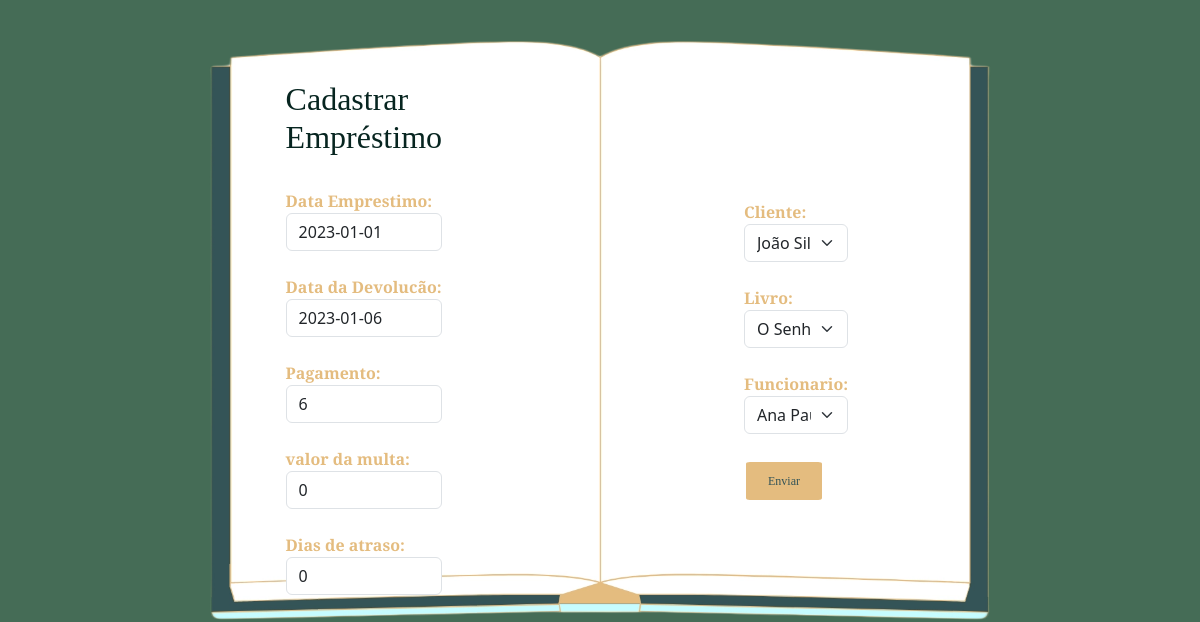
Screenshot of /emprestimo.php?id=21 (signed in) with the database file from the repository.
### tables this page shows
CREATE TABLE IF NOT EXISTS `emprestimo` (
  `idEmprestimo` INT(11) NOT NULL AUTO_INCREMENT,
  `data_emprestimo` DATE NOT NULL,
  `data_devolucao` DATE NOT NULL,
  `pagamento` INT(11) NOT NULL,
  `dias_de_atraso` INT(11) NULL DEFAULT NULL,
  `valor_multa` INT(11) NOT NULL,
  `cliente_idcliente` INT(11) NOT NULL,
  `livro_idLivro` INT(11) NOT NULL,
  `funcionario_idFuncionario` INT(11) NOT NULL,
  PRIMARY KEY (`idEmprestimo`),
  INDEX `fk_emprestimo_cliente_idx` (`cliente_idcliente` ASC) VISIBLE,
  INDEX `fk_emprestimo_livro1_idx` (`livro_idLivro` ASC) VISIBLE,
  INDEX `fk_emprestimo_funcionario1_idx` (`funcionario_idFuncionario` ASC) VISIBLE,
  CONSTRAINT `fk_emprestimo_cliente`
    FOREIGN KEY (`cliente_idcliente`)
    REFERENCES `cliente` (`idcliente`)
    ON DELETE CASCADE
    ON UPDATE NO ACTION,
  CONSTRAINT `fk_emprestimo_funcionario1`
    FOREIGN KEY (`funcionario_idFuncionario`)
    REFERENCES `funcionario` (`idFuncionario`)
    ON DELETE CASCADE
    ON UPDATE NO ACTION,
  CONSTRAINT `fk_emprestimo_livro1`
    FOREIGN KEY (`livro_idLivro`)
    REFERENCES `livro` (`idLivro`)
    ON DELETE CASCADE
    ON UPDATE NO ACTION);

### public/emprestimo.php (the view, shortened to what this page needs)
<?php
if (isset($_GET['id'])) {
    require_once "../controle/conexao.php";
    $id = $_GET['id'];
    $sql = "SELECT * FROM emprestimo WHERE idemprestimo = $id";
    $resultado = mysqli_query($conexao, $sql);
    $linha = mysqli_fetch_array($resultado);
    $data_emprestimo = $linha['data_emprestimo'];
    $data_devolucao = $linha['data_devolucao'];
    $pagamento = $linha['pagamento'];
    $dias_de_atraso = $linha['dias_de_atraso'];
    $valor_multa = $linha['valor_multa'];
}
?>
<!DOCTYPE html>
<html lang="en">
<head>
    <link href="https://cdn.jsdelivr.net/npm/bootstrap@5.3.3/dist/css/bootstrap.min.css" rel="stylesheet"
>
    <link rel="stylesheet" href="./css/estilo.css">
</head>
<body class="back2 fotoemprestimo">
    <div id="organizar_emprestimo">
            <div id="emprestimo1"><form id="formgeral" action="../controle/cadastroemprestimo.php?id=<?php echo $id; ?>" method="Post">
                <h2> Cadastrar Empréstimo </h2>
                <form action="../controle/cadastroemprestimo.php?id=<?php echo $id; ?>" method="post"><br>
                    <b>Data Emprestimo:</b>
                    <input type="text" name="data_emprestimo" class="form-control" value="<?php echo $data_emprestimo; ?>"><br>
                    <b>Data da Devolucão:</b>
                    <input type="text" name="data_devolucao" class="form-control" value="<?php echo $data_devolucao; ?>"><br>
                    <b>Pagamento:</b>
                    <input type="text" name="pagamento" class="form-control" value="<?php echo $pagamento; ?>"><br>
                    <b>valor da multa:</b>
                    <input type="text" name="valor_multa" class="form-control" value="<?php echo $valor_multa ?>"><br>
                    <b>Dias de atraso:</b>
                    <input type="text" name="dias_de_atraso" class="form-control" value="<?php echo $dias_de_atraso ?>"><br>
            </div>
            <div id="emprestimo2">
                <b>Cliente:</b> <br>
                <select class="form-select" name="idcliente">
                    <?php
                    require_once "../controle/conexao.php";
                    $sql = "SELECT idcliente, nome FROM cliente";
                    $resultados = mysqli_query($conexao, $sql);
                    while ($linha = mysqli_fetch_array($resultados)) {
                        $id = $linha['idcliente'];
                        $nome = $linha['nome'];
                        echo "<option value='$id'>$nome</option>";
                    }
                    ?>
                </select> <br>
                <b>Livro:</b> <br>
                <select class="form-select" name="idLivro">
                    <?php
                    require_once "../controle/conexao.php";
                    $sql = "SELECT idLivro, titulo FROM livro";
                    $resultados = mysqli_query($conexao, $sql);
                    while ($linha = mysqli_fetch_array($resultados)) {
                        $id = $linha['idLivro'];
                        $titulo = $linha['titulo'];
                        echo "<option value='$id'>$titulo</option>";
                    }
                    ?>
                </select><br>
                <b>Funcionario:</b> <br>
                <select class="form-select" name="idFuncionario">
                    <?php
                    require_once "../controle/conexao.php";
                    $sql = "SELECT idFuncionario, nome FROM funcionario";
                    $resultados = mysqli_query($conexao, $sql);
                    while ($linha = mysqli_fetch_array($resultados)) {
                        $id = $linha['idFuncionario'];
                        $nome = $linha['nome'];
                        echo "<option value='$id'>$nome</option>";
                    }
                    ?>
                </select><br>
                <input class="button" type="submit" value="Enviar">
                <br><br>
            </div>
    </div>
</body>
</html>

### public/css/estilo.css (style rules this page uses)
#formgeral { position: absolute; }
b { font-family: 'Cinzel Decorative'; color: #e4bc7f; }
.button { background-color: #e4bc7f; border: none; color: #345457; padding: 10px 22px; text-align: center; text-decoration: none; display: inline-block; font-size: 12px; margin: 4px 2px; border-radius: 5%; font-family: 'Cinzel Decorative'; }
.fotoemprestimo { background-image: url('../assets/Livroaberto.png'); background-position-y: 5%; background-size: cover; background-repeat: no-repeat; background-color: #072520; }
h2 { color: #072520; font-family: 'Cinzel Decorative'; }
* { box-sizing: border-box; }
#organizar_emprestimo { display: grid; grid-template-columns: repeat(4, 1fr); }
#emprestimo1 { position: relative; padding-left: 17rem; padding-top: 5rem; margin-left: 5%; margin-right: 50%; width: 50%; height: 10%; }
#emprestimo2 { padding-left: 29.5rem; padding-top: 12.5rem; }
.back2 { background-color: #456c56; }

### rows the page displays
emprestimo: data_emprestimo "2023-01-01", data_devolucao "2023-01-06", pagamento "6", valor_multa "0", dias_de_atraso "0"

### other values shown
form field idcliente "João Silva"
form field idLivro "O Senhor dos Anéis"
form field idFuncionario "Ana Paula"
